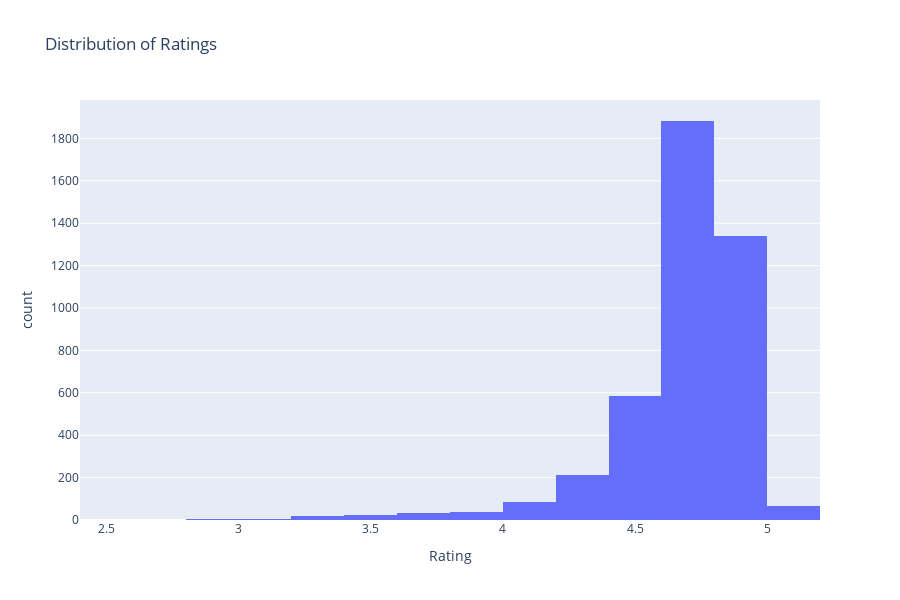

Write notebook code for a chart like this one.
### Code cell
fig_ratings = px.histogram(df, x='Rating', nbins=20, title='Distribution of Ratings', height= 600)
fig_ratings.show()

### Figure 1 — Plotly figure (JSON) as saved in the notebook; plotly's stock layout.template omitted (floating-point values rounded to 4 significant figures; data arrays with more than 128 entries replaced by an {"elided": "..."} marker saying what was removed)
{"data": [{"alignmentgroup": "True", "bingroup": "x", "hovertemplate": "Rating=%{x}<br>count=%{y}<extra></extra>", "legendgroup": "", "marker": {"color": "#636efa", "pattern": {"shape": ""}}, "name": "", "nbinsx": 20, "offsetgroup": "", "orientation": "v", "showlegend": false, "type": "histogram", "x": {"elided": "4304 float values"}, "xaxis": "x", "yaxis": "y"}], "layout": {"barmode": "relative", "height": 600, "legend": {"tracegroupgap": 0}, "title": {"text": "Distribution of Ratings"}, "xaxis": {"anchor": "y", "domain": [0, 1], "title": {"text": "Rating"}}, "yaxis": {"anchor": "x", "domain": [0, 1], "title": {"text": "count"}}}}
